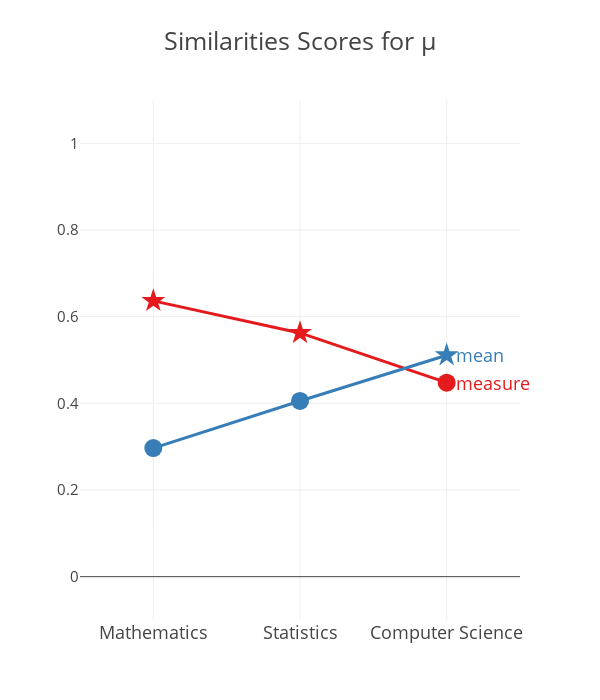

The code cell stored with this chart in its notebook:
### Code cell
word1 = 'µ'
test_words = ['measure','mean']

similarity_plots(word1, test_words, word1)

### Figure 1 — Plotly figure (JSON) as saved in the notebook; plotly's stock layout.template omitted (floating-point values rounded to 4 significant figures)
{"data": [{"line": {"width": 3}, "marker": {"color": "rgb(228,26,28)", "size": 18, "symbol": ["star", "star", "circle"]}, "mode": "markers+lines", "type": "scatter", "x": ["Mathematics", "Statistics", "Computer Science"], "y": ["0.6363758507273192", "0.5624496578277612", "0.44766143697161986"]}, {"line": {"width": 3}, "marker": {"color": "rgb(55,126,184)", "size": 18, "symbol": ["circle", "circle", "star"]}, "mode": "markers+lines", "type": "scatter", "x": ["Mathematics", "Statistics", "Computer Science"], "y": ["0.2966677335099015", "0.4054546239971885", "0.5110494767385146"]}], "layout": {"annotations": [{"font": {"color": "rgb(228,26,28)", "size": 18}, "showarrow": false, "text": "measure", "x": "Computer Science", "xanchor": "left", "xshift": 7.7, "y": "0.44766143697161986"}, {"font": {"color": "rgb(55,126,184)", "size": 18}, "showarrow": false, "text": "mean", "x": "Computer Science", "xanchor": "left", "xshift": 7.7, "y": "0.5110494767385146"}], "autosize": false, "height": 700, "showlegend": false, "title": "Similarities Scores for µ", "titlefont": {"size": 25}, "width": 600, "xaxis": {"range": [-0.5, 2.5], "showgrid": true, "showticklabels": true, "tickfont": {"size": 18}, "tickvals": [0, 1, 2], "zeroline": false}, "yaxis": {"range": [-0.1, 1.1], "showgrid": true, "showticklabels": true, "tickfont": {"size": 15}, "zeroline": true}}}
